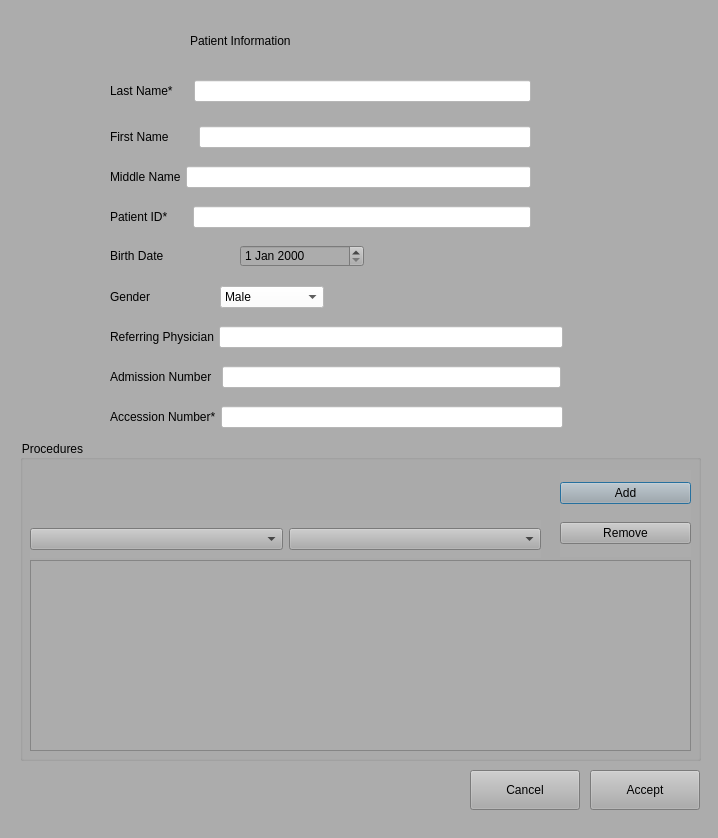
<?xml version="1.0" encoding="UTF-8"?>
<ui version="4.0">
 <class>NewPatientDialog</class>
 <widget class="QDialog" name="NewPatientDialog">
  <property name="geometry">
   <rect>
    <x>0</x>
    <y>0</y>
    <width>718</width>
    <height>838</height>
   </rect>
  </property>
  <property name="windowTitle">
   <string>New Patient Records</string>
  </property>
  <property name="windowIcon">
   <iconset resource="../startuptoolresources.qrc">
    <normaloff>:/assets/icons/_48_start_document.png</normaloff>:/assets/icons/_48_start_document.png</iconset>
  </property>
  <property name="styleSheet">
   <string notr="true">background-color: rgb(172, 172, 172);
font: 16pt &quot;Bell MT&quot;;
</string>
  </property>
  <widget class="QLabel" name="titleLbl">
   <property name="geometry">
    <rect>
     <x>190</x>
     <y>10</y>
     <width>321</width>
     <height>61</height>
    </rect>
   </property>
   <property name="styleSheet">
    <string notr="true">font: 75 22pt &quot;Bell MT&quot;;</string>
   </property>
   <property name="text">
    <string>Patient Information</string>
   </property>
  </widget>
  <widget class="QGroupBox" name="procedureGroupBox">
   <property name="geometry">
    <rect>
     <x>20</x>
     <y>440</y>
     <width>681</width>
     <height>321</height>
    </rect>
   </property>
   <property name="title">
    <string>Procedures</string>
   </property>
   <widget class="QTableView" name="tableView">
    <property name="geometry">
     <rect>
      <x>10</x>
      <y>120</y>
      <width>661</width>
      <height>191</height>
     </rect>
    </property>
   </widget>
   <widget class="QWidget" name="layoutWidget">
    <property name="geometry">
     <rect>
      <x>540</x>
      <y>30</y>
      <width>131</width>
      <height>87</height>
     </rect>
    </property>
    <layout class="QVBoxLayout" name="verticalLayout">
     <item>
      <widget class="QPushButton" name="addBtn">
       <property name="text">
        <string>Add</string>
       </property>
      </widget>
     </item>
     <item>
      <widget class="QPushButton" name="removeBtn">
       <property name="text">
        <string>Remove</string>
       </property>
      </widget>
     </item>
    </layout>
   </widget>
   <widget class="QWidget" name="layoutWidget">
    <property name="geometry">
     <rect>
      <x>10</x>
      <y>80</y>
      <width>511</width>
      <height>38</height>
     </rect>
    </property>
    <layout class="QHBoxLayout" name="horizontalLayout_10">
     <item>
      <widget class="QComboBox" name="bodyPartListComboBox"/>
     </item>
     <item>
      <widget class="QComboBox" name="procedureListComboBox"/>
     </item>
    </layout>
   </widget>
  </widget>
  <widget class="QPushButton" name="cancelBtn">
   <property name="geometry">
    <rect>
     <x>470</x>
     <y>770</y>
     <width>110</width>
     <height>40</height>
    </rect>
   </property>
   <property name="text">
    <string>Cancel</string>
   </property>
  </widget>
  <widget class="QPushButton" name="acceptBtn">
   <property name="geometry">
    <rect>
     <x>590</x>
     <y>770</y>
     <width>110</width>
     <height>40</height>
    </rect>
   </property>
   <property name="text">
    <string>Accept</string>
   </property>
  </widget>
  <widget class="QWidget" name="layoutWidget">
   <property name="geometry">
    <rect>
     <x>110</x>
     <y>70</y>
     <width>421</width>
     <height>42</height>
    </rect>
   </property>
   <layout class="QHBoxLayout" name="horizontalLayout">
    <property name="spacing">
     <number>21</number>
    </property>
    <property name="sizeConstraint">
     <enum>QLayout::SetDefaultConstraint</enum>
    </property>
    <property name="leftMargin">
     <number>0</number>
    </property>
    <property name="rightMargin">
     <number>0</number>
    </property>
    <item>
     <widget class="QLabel" name="lastNameLbl">
      <property name="text">
       <string>Last Name*</string>
      </property>
     </widget>
    </item>
    <item>
     <widget class="QLineEdit" name="lastNameLineEdit">
      <property name="toolTip">
       <string extracomment="patient last name"/>
      </property>
      <property name="styleSheet">
       <string notr="true">font: 75 14pt &quot;Times New Roman&quot;;
background-color: rgb(255, 255, 255);</string>
      </property>
     </widget>
    </item>
   </layout>
  </widget>
  <widget class="QWidget" name="layoutWidget">
   <property name="geometry">
    <rect>
     <x>110</x>
     <y>120</y>
     <width>421</width>
     <height>34</height>
    </rect>
   </property>
   <layout class="QHBoxLayout" name="horizontalLayout_2">
    <property name="spacing">
     <number>30</number>
    </property>
    <property name="leftMargin">
     <number>0</number>
    </property>
    <property name="rightMargin">
     <number>0</number>
    </property>
    <item>
     <widget class="QLabel" name="firstNameLbl">
      <property name="text">
       <string>First Name</string>
      </property>
     </widget>
    </item>
    <item>
     <widget class="QLineEdit" name="firstNameLineEdit">
      <property name="toolTip">
       <string extracomment="patient first name"/>
      </property>
      <property name="styleSheet">
       <string notr="true">font: 75 14pt &quot;Times New Roman&quot;;
background-color: rgb(255, 255, 255);</string>
      </property>
     </widget>
    </item>
   </layout>
  </widget>
  <widget class="QWidget" name="layoutWidget">
   <property name="geometry">
    <rect>
     <x>110</x>
     <y>160</y>
     <width>421</width>
     <height>34</height>
    </rect>
   </property>
   <layout class="QHBoxLayout" name="horizontalLayout_3">
    <property name="spacing">
     <number>5</number>
    </property>
    <property name="leftMargin">
     <number>0</number>
    </property>
    <property name="rightMargin">
     <number>0</number>
    </property>
    <item>
     <widget class="QLabel" name="middleNameLbl">
      <property name="text">
       <string>Middle Name</string>
      </property>
     </widget>
    </item>
    <item>
     <widget class="QLineEdit" name="middleNameLineEdit">
      <property name="toolTip">
       <string extracomment="middle name"/>
      </property>
      <property name="styleSheet">
       <string notr="true">font: 75 14pt &quot;Times New Roman&quot;;
background-color: rgb(255, 255, 255);</string>
      </property>
     </widget>
    </item>
   </layout>
  </widget>
  <widget class="QWidget" name="layoutWidget">
   <property name="geometry">
    <rect>
     <x>110</x>
     <y>200</y>
     <width>421</width>
     <height>34</height>
    </rect>
   </property>
   <layout class="QHBoxLayout" name="horizontalLayout_4">
    <property name="spacing">
     <number>25</number>
    </property>
    <property name="leftMargin">
     <number>0</number>
    </property>
    <property name="rightMargin">
     <number>0</number>
    </property>
    <item>
     <widget class="QLabel" name="patientIDLbl">
      <property name="text">
       <string>Patient ID*</string>
      </property>
     </widget>
    </item>
    <item>
     <widget class="QLineEdit" name="patientIdLineEdit">
      <property name="toolTip">
       <string extracomment="patient ID"/>
      </property>
      <property name="styleSheet">
       <string notr="true">font: 75 14pt &quot;Times New Roman&quot;;
background-color: rgb(255, 255, 255);</string>
      </property>
     </widget>
    </item>
   </layout>
  </widget>
  <widget class="QWidget" name="layoutWidget">
   <property name="geometry">
    <rect>
     <x>110</x>
     <y>240</y>
     <width>254</width>
     <height>32</height>
    </rect>
   </property>
   <layout class="QHBoxLayout" name="horizontalLayout_5">
    <property name="spacing">
     <number>5</number>
    </property>
    <item>
     <widget class="QLabel" name="birthDateLbl">
      <property name="text">
       <string>Birth Date</string>
      </property>
     </widget>
    </item>
    <item>
     <widget class="QDateEdit" name="dateEdit">
      <property name="styleSheet">
       <string notr="true">font: 75 14pt &quot;Times New Roman&quot;;</string>
      </property>
     </widget>
    </item>
   </layout>
  </widget>
  <widget class="QWidget" name="layoutWidget">
   <property name="geometry">
    <rect>
     <x>110</x>
     <y>280</y>
     <width>214</width>
     <height>34</height>
    </rect>
   </property>
   <layout class="QHBoxLayout" name="horizontalLayout_6">
    <property name="spacing">
     <number>5</number>
    </property>
    <item>
     <widget class="QLabel" name="GenderLbl">
      <property name="text">
       <string>Gender</string>
      </property>
     </widget>
    </item>
    <item>
     <widget class="QComboBox" name="genderComboBox">
      <property name="styleSheet">
       <string notr="true">font: 75 14pt &quot;Times New Roman&quot;;
background-color: rgb(255, 255, 255);</string>
      </property>
      <item>
       <property name="text">
        <string>Male</string>
       </property>
      </item>
      <item>
       <property name="text">
        <string>Female</string>
       </property>
      </item>
      <item>
       <property name="text">
        <string>Unknown</string>
       </property>
      </item>
     </widget>
    </item>
   </layout>
  </widget>
  <widget class="QWidget" name="layoutWidget">
   <property name="geometry">
    <rect>
     <x>110</x>
     <y>320</y>
     <width>453</width>
     <height>34</height>
    </rect>
   </property>
   <layout class="QHBoxLayout" name="horizontalLayout_7">
    <property name="spacing">
     <number>5</number>
    </property>
    <item>
     <widget class="QLabel" name="refessingPhysicianLbl">
      <property name="text">
       <string>Referring Physician</string>
      </property>
     </widget>
    </item>
    <item>
     <widget class="QLineEdit" name="referringPhysicianLineEdit">
      <property name="styleSheet">
       <string notr="true">font: 75 14pt &quot;Times New Roman&quot;;
background-color: rgb(255, 255, 255);</string>
      </property>
     </widget>
    </item>
   </layout>
  </widget>
  <widget class="QWidget" name="layoutWidget">
   <property name="geometry">
    <rect>
     <x>110</x>
     <y>360</y>
     <width>451</width>
     <height>34</height>
    </rect>
   </property>
   <layout class="QHBoxLayout" name="horizontalLayout_8">
    <property name="spacing">
     <number>10</number>
    </property>
    <item>
     <widget class="QLabel" name="admissionNumberLbl">
      <property name="text">
       <string>Admission Number</string>
      </property>
     </widget>
    </item>
    <item>
     <widget class="QLineEdit" name="admissionNumberLineEdit">
      <property name="styleSheet">
       <string notr="true">font: 75 14pt &quot;Times New Roman&quot;;
background-color: rgb(255, 255, 255);</string>
      </property>
     </widget>
    </item>
   </layout>
  </widget>
  <widget class="QWidget" name="layoutWidget">
   <property name="geometry">
    <rect>
     <x>110</x>
     <y>400</y>
     <width>453</width>
     <height>34</height>
    </rect>
   </property>
   <layout class="QHBoxLayout" name="horizontalLayout_9">
    <property name="spacing">
     <number>5</number>
    </property>
    <item>
     <widget class="QLabel" name="accessionNumberLbl">
      <property name="text">
       <string>Accession Number*</string>
      </property>
     </widget>
    </item>
    <item>
     <widget class="QLineEdit" name="accessionNumberLineEdit">
      <property name="styleSheet">
       <string notr="true">font: 75 14pt &quot;Times New Roman&quot;;
background-color: rgb(255, 255, 255);</string>
      </property>
     </widget>
    </item>
   </layout>
  </widget>
 </widget>
 <resources>
  <include location="../startuptoolresources.qrc"/>
 </resources>
 <connections/>
</ui>
